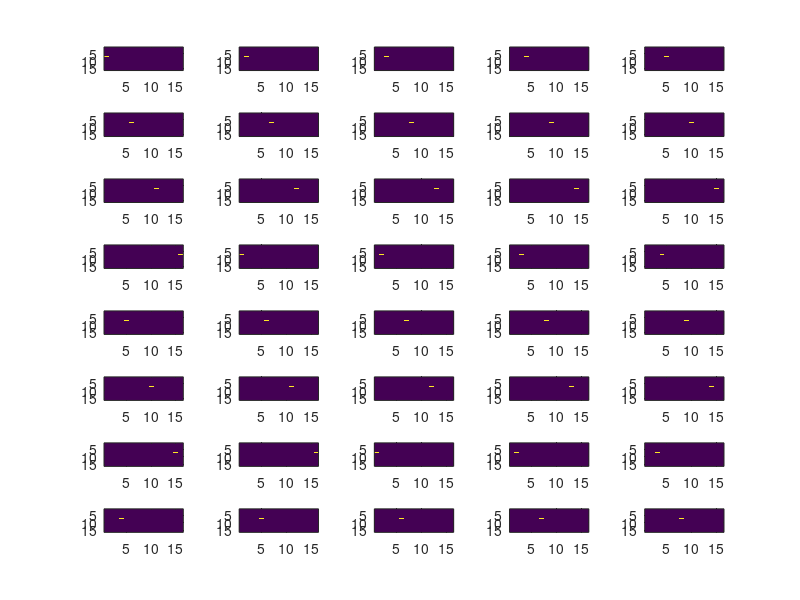

This figure's MATLAB source: (Note: this script raises an error after producing the figure.)
figure;
N = 40;
data_matrix = zeros(256,N);
for i=1:N
    %z = randi([1 256],1,1);
    M = zeros(16,16);
    column = rem(i-1,16) + 1;
    M(7, column) = 1;
    data_matrix(:,i) = M(:);
    subplot(8,5,i);
    imagesc(M);
end
eps = 0.5;
weight_matrix = zeros(N,N);
for i = 1:N
    for j = 1:N
        u = (norm(data_matrix(:,i) - data_matrix(:,j)))^2;
        weight_matrix(i,j) = exp(-(1/(2*eps))*u);
    end
end

W = weight_matrix - eye(N);
G.N = N;
G.W = W;
% Assign a default circular embedding 
G.coords=[(cos((0:N-1)*(2*pi)/N))',(sin((0:N-1)*(2*pi)/N))'];
G.plotting.limits=[-1,1,-1,1];
G = gsp_graph_default_parameters(G);

